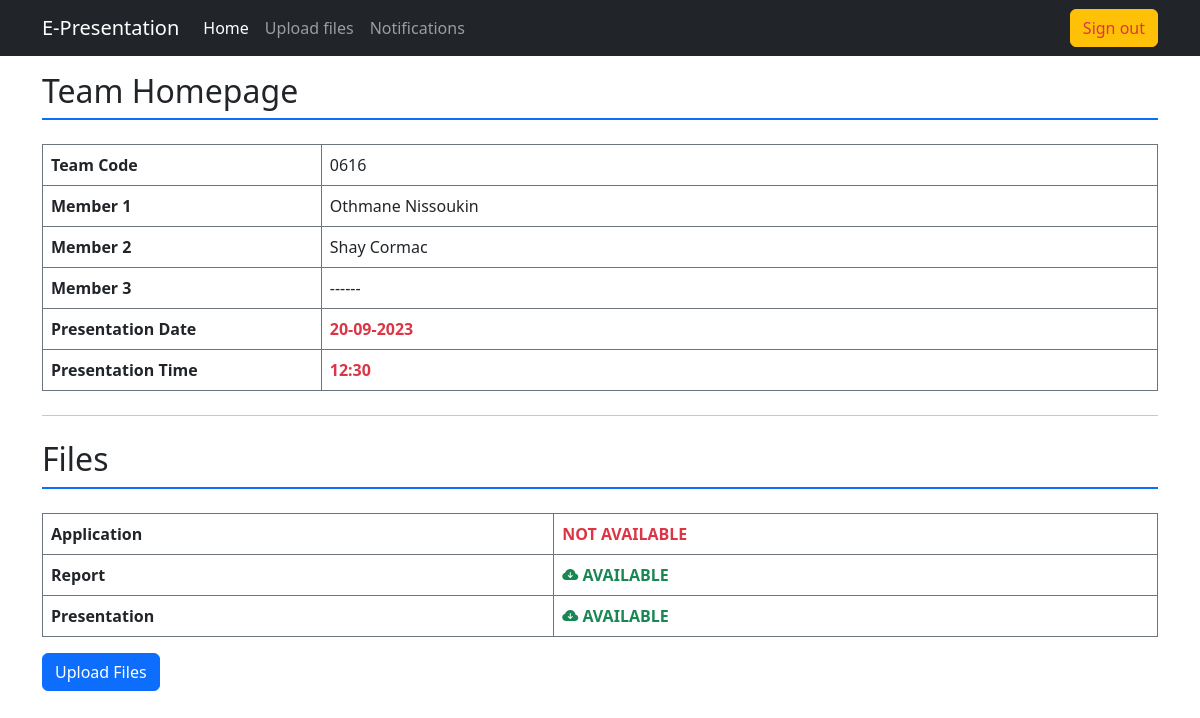
/index.php?action=team_homepage (signed in), run on the app's committed database.
### tables this page shows
CREATE TABLE `team` (
  `team_code` varchar(8) NOT NULL,
  `group_code` varchar(10) NOT NULL,
  `presentation_date` date DEFAULT NULL,
  `presentation_time` time DEFAULT NULL,
  `status` enum('Done','Ready','Not Ready','Inactivated') DEFAULT 'Inactivated'
);

CREATE TABLE `trainee` (
  `trainee_id` int(11) NOT NULL,
  `team_code` varchar(8) NOT NULL,
  `fullname` varchar(255) NOT NULL,
  `trainee_login` varchar(16) NOT NULL,
  `trainee_password` varchar(255) NOT NULL DEFAULT '246810'
);

### controller/layouts_rendering.php (called while the page is built, shortened)
<?php
    class LayoutRendering {
        static function team_homepage_layout() {
            $team_code = $_SESSION["team_code"];
            $team_data = PresentationModel::retrieve_teams_data($team_code);
            $team_members = TraineeModel::get_team_members($team_code);
            $app_info = FileModel::retrieve_path($team_code, "application");
            $report_info = FileModel::retrieve_path($team_code, "report");
            $presentation_info = FileModel::retrieve_path($team_code, "presentation");
            require "view/teams/team_homepage.php";
        }
    }

### model/team_model.php (called while the page is built, shortened)
<?php
    class PresentationModel {
        static function connection() {
            $username = "root";
            $password = "";
            $host = "localhost";
            $dbname = "e-presentations";
            $dsn = "mysql:host=$host;dbname=$dbname";
            try {
                return new PDO($dsn, $username, $password);
            } catch (PDOException $err) {
                echo "<div class='alert alert-danger'>Database connection couldn't be established</div>";
                $err->getMessage();
            }
        }
        static function retrieve_teams_data($team_code) {
            $connection = self::connection();
            $query = $connection->prepare("SELECT * FROM team  WHERE team_code = :team_code");
            $query->execute([":team_code" => $team_code]);
            return $query->fetch(PDO::FETCH_ASSOC);
        }
    }
?>

### model/trainee_model.php (called while the page is built, shortened)
<?php
    class TraineeModel {
        static function get_team_members($team_code) {
            $connection = PresentationModel::connection();
            $query = $connection->prepare("
                SELECT * FROM trainee
                WHERE team_code = :team_code");
            $query->execute([":team_code" => $team_code]);
            return $query->fetchALL(PDO::FETCH_ASSOC);
        }
    }

### model/file_model.php (called while the page is built, shortened)
<?php
    class FileModel {
        static function retrieve_path($team_code, $file_type) {
            $connection = PresentationModel::connection();
            $query = $connection->prepare("SELECT * FROM files WHERE team_code = :team_code AND file_type = :file_type");
            $query->execute([":team_code" => $team_code, ":file_type" => $file_type]);
            return $query->fetch(PDO::FETCH_ASSOC);
        }
    }
?>

### view/teams/team_homepage.php (the view, shortened to what this page needs)
<h2 class="border-bottom pb-2 border-2 border-primary mb-4">Team Homepage</h2>
<table class="table table-bordered border-secondary table-hover border-striped">
    <tr>
        <td class="fw-bold w-25">Team Code</td>
        <td>
            <?= $team_data["team_code"] ?>
        </td>
    </tr>
    <tr>
        <td class="fw-bold">Member 1</td>
        <td>
            <?= isset($team_members[0]) ? $team_members[0]["fullname"] : "------" ?>
        </td>
    </tr>
    <tr>
        <td class="fw-bold">Member 2</td>
        <td>
            <?= isset($team_members[1]) ? $team_members[1]["fullname"] : "------" ?>
        </td>
    </tr>
    <tr>
        <td class="fw-bold">Member 3</td>
        <td>
            <?= isset($team_members[2]) ? $team_members[2]["fullname"] : "------" ?>
        </td>
    </tr>
    <tr>
        <td class="fw-bold">Presentation Date</td>
        <td class="text-danger fw-bold"><?= $team_data["presentation_date"] == "0000-00-00"? "Unknown": implode("-", array_reverse(explode("-", $team_data["presentation_date"])))?></td>
    </tr>
    <tr>
        <td class="fw-bold">Presentation Time</td>
        <td class="text-danger fw-bold"><?= $team_data["presentation_time"] == "00:00:00"? "Unknown": substr($team_data["presentation_time"], 0, 5)?></td>
    </tr>
</table>
    <hr class="my-4" />
    <h2 class="border-bottom pb-2 border-2 border-primary mb-4">Files</h2>
    <table class="table table-bordered border-secondary table-hover border-striped">
    <tr>
        <td class="fw-bold">Application</td>
            <?php if (empty($app_info)): ?>
                <td class="fw-bold text-danger">NOT AVAILABLE</td>
            <?php endif;?>
    </tr>
    <tr>
        <td class="fw-bold">Report</td>
            <?php if (empty($report_info)): ?>
                <td class="fw-bold text-danger">NOT AVAILABLE</td>
            <?php else: ?>
                <td class="fw-bold">
                    <a class="text-success text-decoration-none" href="<?= $report_info['file_path'] ?>">
                        <i class="bi bi-cloud-arrow-down-fill"></i> AVAILABLE
                    </a>
                </td>
            <?php endif;?>
    </tr>
    <tr>
        <td class="fw-bold">Presentation</td>
            <?php if (empty($presentation_info)): ?>
                <td class="fw-bold text-danger">NOT AVAILABLE</td>
            <?php else: ?>
                <td class="fw-bold">
                    <a class="text-success text-decoration-none" href="<?= $presentation_info['file_path'] ?>">
                        <i class="bi bi-cloud-arrow-down-fill"></i> AVAILABLE
                    </a>
                </td>
            <?php endif;?>
    </tr>
    </table>
    <a href="index.php?action=upload" class="btn btn-primary me-3 mb-3">Upload Files</a>
<?php
    require "view/master.php";
?>

### data on the page
team: team_code "0616", presentation_date "20-09-2023", presentation_time "12:30"
trainee: fullname "Othmane Nissoukin"
trainee: fullname "Shay Cormac"
